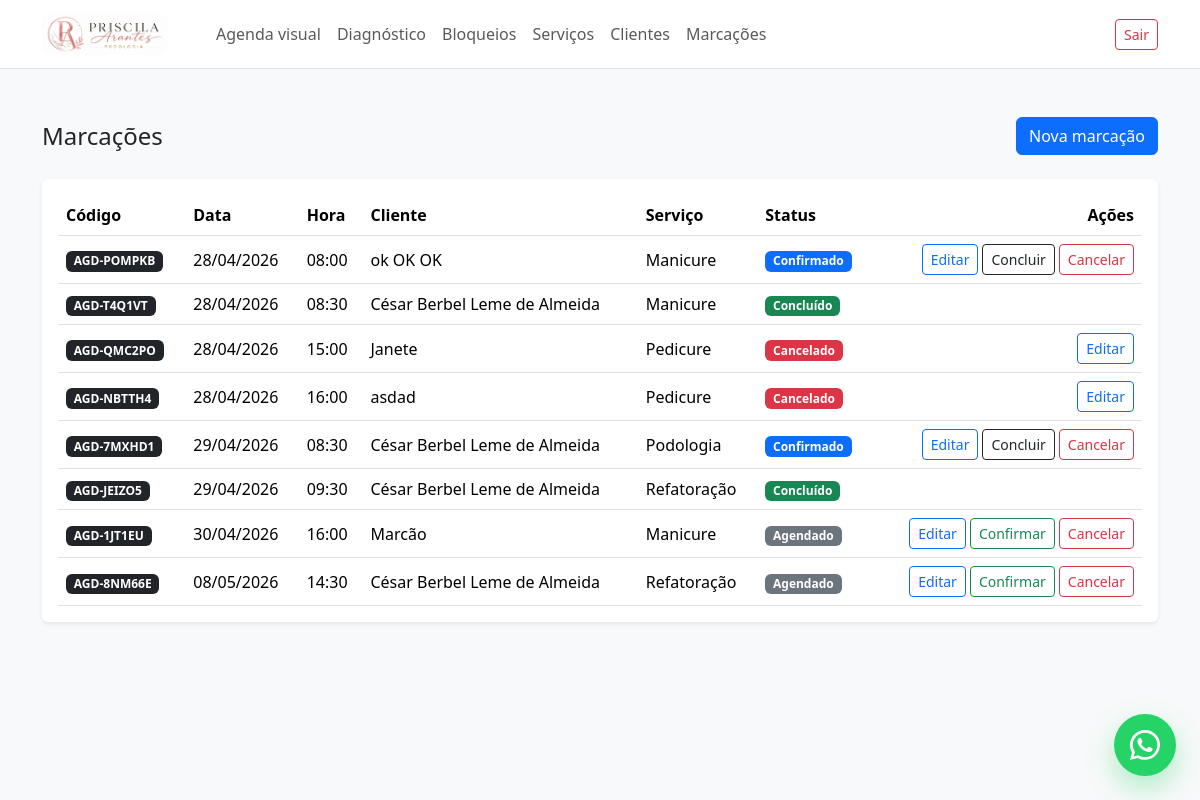
Before: /marcacoes/ (signed in) with the older database file.
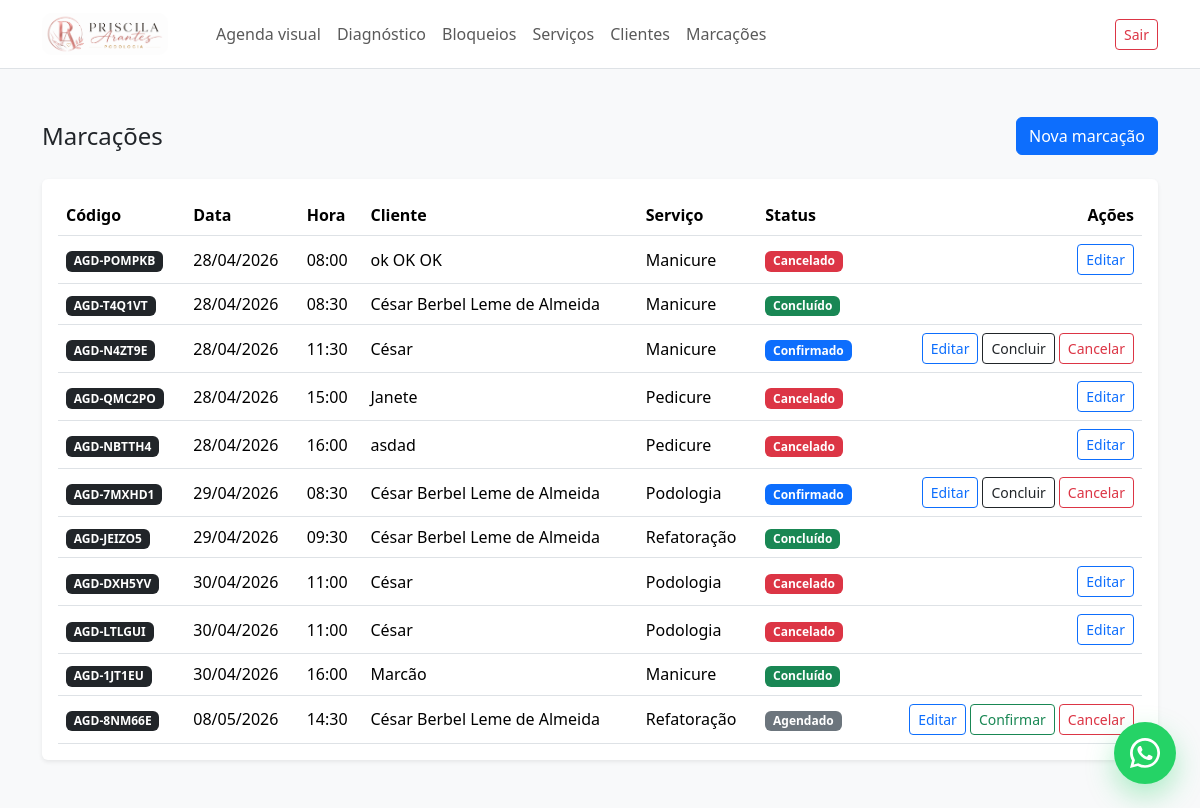
After: the same page with the newer database file.
### appointments/models.py (models this page shows, shortened)
class Appointment(models.Model):
    STATUS_SCHEDULED = "scheduled"
    STATUS_CONFIRMED = "confirmed"
    STATUS_CANCELLED = "cancelled"
    STATUS_COMPLETED = "completed"
    STATUS_CHOICES = [
        (STATUS_SCHEDULED, "Agendado"),
        (STATUS_CONFIRMED, "Confirmado"),
        (STATUS_CANCELLED, "Cancelado"),
        (STATUS_COMPLETED, "Concluído"),
    ]
    reference_code = models.CharField(
        max_length=20,
        unique=True,
        blank=True,
        editable=False,
    )
    customer = models.ForeignKey(
        Customer,
        on_delete=models.PROTECT,
        related_name="appointments",
    )
    service = models.ForeignKey(
        Service,
        on_delete=models.PROTECT,
        related_name="appointments",
    )
    created_by = models.ForeignKey(
        settings.AUTH_USER_MODEL,
        on_delete=models.PROTECT,
        related_name="created_appointments",
    )
    date = models.DateField()
    start_time = models.TimeField()
    status = models.CharField(
        max_length=20,
        choices=STATUS_CHOICES,
        default=STATUS_SCHEDULED,
    )
    notes = models.TextField(blank=True)
    created_at = models.DateTimeField(auto_now_add=True)
    updated_at = models.DateTimeField(auto_now=True)
    class Meta:
        ordering = ["date", "start_time"]

class Customer(models.Model):
    full_name = models.CharField(max_length=255)
    email = models.EmailField(blank=True)
    phone = models.CharField(max_length=30)
    created_at = models.DateTimeField(auto_now_add=True)
    updated_at = models.DateTimeField(auto_now=True)
    class Meta:
        ordering = ["full_name"]

class Service(models.Model):
    name = models.CharField(max_length=120)
    description = models.TextField(blank=True)
    duration_minutes = models.PositiveIntegerField(default=60)
    price = models.DecimalField(max_digits=10, decimal_places=2)
    is_active = models.BooleanField(default=True)
    created_at = models.DateTimeField(auto_now_add=True)
    updated_at = models.DateTimeField(auto_now=True)
    class Meta:
        ordering = ["name"]

### appointments/views/appointments.py (the view)
# urls.py: path("marcacoes/", AppointmentListView.as_view(), name="appointment_list"),
class AppointmentListView(LoginRequiredMixin, ListView):
    model = Appointment
    template_name = "appointments/appointment_list.html"
    context_object_name = "appointments"
    def get_queryset(self):
        return Appointment.objects.select_related(
            "customer",
            "service",
            "created_by",
        ).order_by(
            "date",
            "start_time",
        )

### templates/appointments/appointment_list.html (shortened to what this page needs)
{% extends "base.html" %}
{% block content %}
<div class="d-flex justify-content-between align-items-center mb-4">
    <h1 class="h4 mb-0">Marcações</h1>
    <a href="{% url 'appointments:appointment_create' %}" class="btn btn-primary">
        Nova marcação
    </a>
</div>
<div class="card shadow-sm border-0">
    <div class="card-body">
        {% if appointments %}
            <div class="table-responsive">
                <table class="table table-hover align-middle mb-0">
                    <thead>
                        <tr>
                            <th>Código</th>
                            <th>Data</th>
                            <th>Hora</th>
                            <th>Cliente</th>
                            <th>Serviço</th>
                            <th>Status</th>
                            <th class="text-end">Ações</th>
                        </tr>
                    </thead>
                    <tbody>
                        {% for appointment in appointments %}
                            <tr>
                                <td>
                                    <span class="badge bg-dark">
                                        {{ appointment.reference_code }}
                                    </span>
                                </td>
                                <td>{{ appointment.date|date:"d/m/Y" }}</td>
                                <td>{{ appointment.start_time|time:"H:i" }}</td>
                                <td>{{ appointment.customer.full_name }}</td>
                                <td>{{ appointment.service.name }}</td>
                                <td>
                                    {% if appointment.status == "cancelled" %}
                                        <span class="badge bg-danger">
                                            {{ appointment.get_status_display }}
                                        </span>
                                    {% elif appointment.status == "completed" %}
                                        <span class="badge bg-success">
                                            {{ appointment.get_status_display }}
                                        </span>
                                    {% elif appointment.status == "confirmed" %}
                                        <span class="badge bg-primary">
                                            {{ appointment.get_status_display }}
                                        </span>
                                    {% else %}
                                        <span class="badge bg-secondary">
                                            {{ appointment.get_status_display }}
                                        </span>
                                    {% endif %}
                                </td>
                                <td class="text-end">
                                    <div class="d-inline-flex flex-wrap justify-content-end gap-1">
                                       {% if appointment.status != "completed" %}
                                            <a
                                                href="{% url 'appointments:appointment_update' appointment.pk %}"
                                                class="btn btn-outline-primary btn-sm"
                                            >
                                                Editar
                                            </a>
                                        {% endif %}
                                        {% if appointment.status == "scheduled" %}
                                            <form
                                                method="post"
                                                action="{% url 'appointments:appointment_confirm' appointment.pk %}"
                                                class="d-inline"
                                            >
                                                <button type="submit" class="btn btn-outline-success btn-sm">
                                                    Confirmar
                                                </button>
                                            </form>
                                        {% endif %}
                                        {% if appointment.status == "confirmed" %}
                                            <form
                                                method="post"
                                                action="{% url 'appointments:appointment_complete' appointment.pk %}"
                                                class="d-inline"
                                            >
                                                <button type="submit" class="btn btn-outline-dark btn-sm">
                                                    Concluir
                                                </button>
                                            </form>
                                        {% endif %}
                                        {% if appointment.status != "cancelled" and appointment.status != "completed" %}
                                            <form
                                                method="post"
                                                action="{% url 'appointments:appointment_cancel' appointment.pk %}"
                                                class="d-inline"
                                            >
                                                <button
                                                    type="submit"
                                                    class="btn btn-outline-danger btn-sm"
                                                    onclick="return confirm('Tem certeza que deseja cancelar esta marcação?');"
                                                >
                                                    Cancelar
                                                </button>
                                            </form>
                                        {% endif %}
                                    </div>
                                </td>
                            </tr>
                        {% endfor %}
                    </tbody>
                </table>
            </div>
        {% else %}
            <p class="mb-0">
                Nenhuma marcação cadastrada.
            </p>
        {% endif %}
    </div>
</div>
{% endblock %}

### templates/base.html (shortened to what this page needs)
{% load static %}
<!doctype html>
<html lang="pt">
<head>
    <link
        href="https://cdn.jsdelivr.net/npm/bootstrap@5.3.3/dist/css/bootstrap.min.css"
        rel="stylesheet"
    >
    <link rel="stylesheet" href="{% static 'css/public.css' %}">
</head>
<body class="bg-light">
<nav class="navbar navbar-expand-lg navbar-light bg-white border-bottom">
    <div class="container">
        <a class="navbar-brand d-flex align-items-center gap-2 fw-semibold" href="{% url 'home' %}">
            <img
                src="{% static 'img/logo.png' %}"
                alt="Priscila Arantes PA"
                style="height: 42px; width: auto;"
            >
        </a>
        {% if user.is_authenticated %}
            <div class="navbar-nav ms-4">
                <a class="nav-link" href="{% url 'appointments:visual_schedule' %}">
                    Agenda visual
                </a>
                <a class="nav-link" href="{% url 'appointments:schedule_diagnostics' %}">
                    Diagnóstico
                </a>
                <a class="nav-link" href="{% url 'appointments:schedule_block_list' %}">
                    Bloqueios
                </a>
                <a class="nav-link" href="{% url 'appointments:service_list' %}">
                    Serviços
                </a>
                <a class="nav-link" href="{% url 'appointments:customer_list' %}">
                    Clientes
                </a>
                <a class="nav-link" href="{% url 'appointments:appointment_list' %}">
                    Marcações
                </a>
            </div>
        {% endif %}
        <div class="ms-auto">
            {% if user.is_authenticated %}
                <form method="post" action="{% url 'accounts:logout' %}">
                    <button type="submit" class="btn btn-outline-danger btn-sm">
                        Sair
                    </button>
                </form>
            {% else %}
                <a href="{% url 'accounts:login' %}" class="btn btn-outline-primary btn-sm">
                    Entrar
                </a>
            {% endif %}
        </div>
    </div>
</nav>
<main class="container py-5">
    {% block content %}{% endblock %}
</main>
<a
    href="https://wa.me/351912345678?text=Ol%C3%A1%2C%20gostaria%20de%20mais%20informa%C3%A7%C3%B5es."
    class="whatsapp-floating-button"
    target="_blank"
    rel="noopener noreferrer"
    aria-label="Falar pelo WhatsApp"
>
</a>
</body>
</html>

### static/css/public.css (style rules this page uses)
.navbar-brand img { border-radius: 10px; }
.whatsapp-floating-button { position: fixed; right: 24px; bottom: 24px; width: 62px; height: 62px; border-radius: 50%; background-color: #25d366; color: #ffffff; display: flex; align-items: center; justify-content: center; text-decoration: none; box-shadow: 0 12px 28px rgba(37, 211, 102, 0.35); z-index: 1050; transition: transform 0.2s ease, box-shadow 0.2s ease; }

Changed rows visible on the page:
changed Appointment "AGD-POMPKB": status "Confirmado" → "Cancelado"
added Appointment: reference_code "AGD-N4ZT9E", date "28/04/2026", start_time "11:30", customer.full_name "César", service.name "Manicure", status "Confirmado", shows "Editar", shows "Concluir", shows "Cancelar"
added Appointment: reference_code "AGD-DXH5YV", date "30/04/2026", start_time "11:00", customer.full_name "César", service.name "Podologia", status "Cancelado", shows "Editar"
added Appointment: reference_code "AGD-LTLGUI", date "30/04/2026", start_time "11:00", customer.full_name "César", service.name "Podologia", status "Cancelado", shows "Editar"
changed Appointment "AGD-1JT1EU": status "Agendado" → "Concluído"
